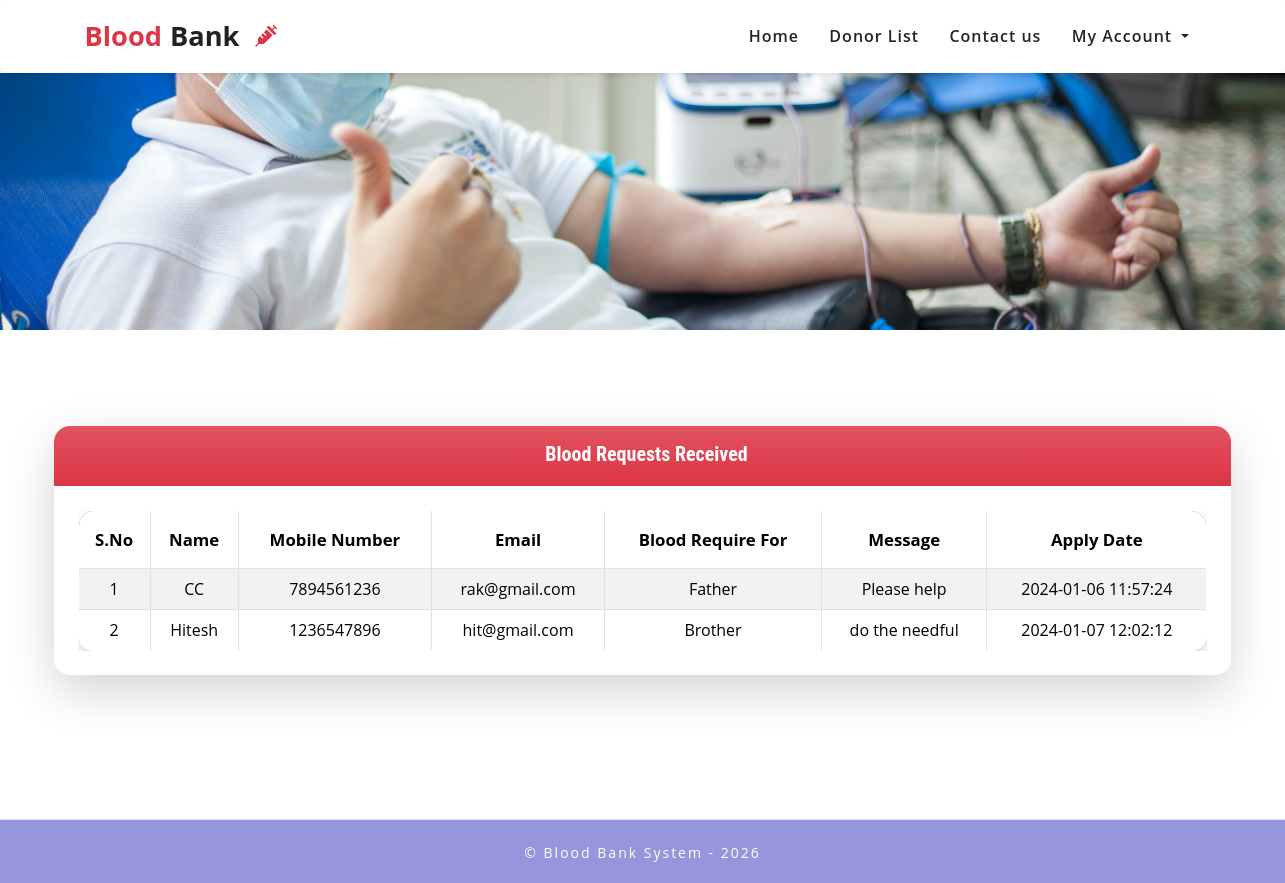
Page /request-received.php (signed in) on the committed database.
### tables this page shows
CREATE TABLE `tblbloodrequirer` (
  `ID` int(10) NOT NULL,
  `BloodDonarID` int(10) DEFAULT NULL,
  `name` varchar(250) DEFAULT NULL,
  `EmailId` varchar(250) DEFAULT NULL,
  `ContactNumber` bigint(10) DEFAULT NULL,
  `BloodRequirefor` varchar(250) DEFAULT NULL,
  `Message` mediumtext DEFAULT NULL,
  `ApplyDate` timestamp NULL DEFAULT current_timestamp()
);

### request-received.php (the view, shortened to what this page needs)
<?php
include_once('includes/config.php');
include_once('includes/header.php'); ?>
<div class="inner-banner-w3ls">
</div>
<div class="appointment py-5">
    <div class="py-xl-5 py-lg-3">
        <div class="w3ls-titles text-center mb-5">
            <span>
                <div class="d-flex justify-content-center">
                    <div class="col-lg-11">
                        <div class="card shadow-lg border-0 rounded-4">
                            <div class="card-header bg-danger bg-gradient text-white text-center py-3 border-0 rounded-top-4">
                                <h5 class="mb-1 fw-bold"><i class="fas fa-envelope-open-text me-2"></i>Blood Requests Received</h5>
                            </div>
                            <div class="card-body p-4">
                                <div class="table-responsive">
                                    <table border="1" class="table table-bordered table-hover table-striped align-middle mb-0 rounded-4 shadow overflow-hidden">
                                        <thead class="bg-primary text-white align-middle">
                                            <tr style="font-weight:600; font-size:1.05em;">
                                                <th class="py-3">S.No</th>
                                                <th class="py-3">Name</th>
                                                <th class="py-3">Mobile Number</th>
                                                <th class="py-3">Email</th>
                                                <th class="py-3">Blood Require For</th>
                                                <th class="py-3">Message</th>
                                                <th class="py-3">Apply Date</th>
                                            </tr>
                                        </thead>
                                        <tbody>
                                            <?php
                                            $uid = $_SESSION['bbdmsdid'];
                                            $sql = "SELECT tblbloodrequirer.BloodDonarID,tblbloodrequirer.name,tblbloodrequirer.EmailId,tblbloodrequirer.ContactNumber,tblbloodrequirer.BloodRequirefor,tblbloodrequirer.Message,tblbloodrequirer.ApplyDate,tblblooddonars.id as donid from  tblbloodrequirer join tblblooddonars on tblblooddonars.id=tblbloodrequirer.BloodDonarID where tblbloodrequirer.BloodDonarID=:uid";
                                            $query = $dbh->prepare($sql);
                                            $query->bindParam(':uid', $uid, PDO::PARAM_STR);
                                            $query->execute();
                                            $results = $query->fetchAll(PDO::FETCH_OBJ);
                                            $cnt = 1;
                                            if ($query->rowCount() > 0) {
                                                foreach ($results as $row) { ?>
                                                    <tr>
                                                        <td><?php echo htmlentities($cnt); ?></td>
                                                        <td><?php echo htmlentities($row->name); ?></td>
                                                        <td><?php echo htmlentities($row->ContactNumber); ?></td>
                                                        <td><?php echo htmlentities($row->EmailId); ?></td>
                                                        <td><?php echo htmlentities($row->BloodRequirefor); ?></td>
                                                        <td><?php echo htmlentities($row->Message); ?></td>
                                                        <td><?php echo htmlentities($row->ApplyDate); ?></td>
                                                    </tr>
                                                <?php $cnt = $cnt + 1;
                                                }
                                            } else { ?>
                                                <tr>
                                                    <td colspan="7" class="text-center text-danger">No Record found</td>
                                                </tr>
                                            <?php } ?>
                                        </tbody>
                                    </table>
                                </div>
                            </div>
                        </div>
                    </div>
                </div>
        </div>
    </div>
</div>
<?php include_once('includes/footer.php'); ?>

### css/style.css (style rules this page uses)
body { padding: 0; margin: 0; background: #FFF; font-family: 'Open Sans', sans-serif; }
h1, h2, h3, h4, h5, h6 { margin: 0; padding: 0; font-family: 'Roboto Condensed', sans-serif; }
.w3ls-titles span { position: relative; }
.w3ls-titles span:before { content: " "; background: #d6d6d6; width: 64px; height: 2px; position: absolute; top: 9px; left: -75px; }
.w3ls-titles span:after { content: " "; background: #d6d6d6; width: 64px; height: 2px; position: absolute; top: 9px; right: -75px; }
.inner-banner-w3ls { background: url(../images/carousel-4.jpg) no-repeat center; background-size: cover; -webkit-background-size: cover; -moz-background-size: cover; -o-background-size: cover; -moz-background-size: cover; height: 20vw; }

### includes/footer.php (style rules this page uses)
html, body { height: 100%; }
body { display: flex; flex-direction: column; min-height: 100vh; }

### rows in the picture
tblbloodrequirer: name "CC", ContactNumber "7894561236", EmailId "rak@gmail.com", BloodRequirefor "Father", Message "Please help", ApplyDate "2024-01-06 11:57:24"
tblbloodrequirer: name "Hitesh", ContactNumber "1236547896", EmailId "hit@gmail.com", BloodRequirefor "Brother", Message "do the needful", ApplyDate "2024-01-07 12:02:12"
